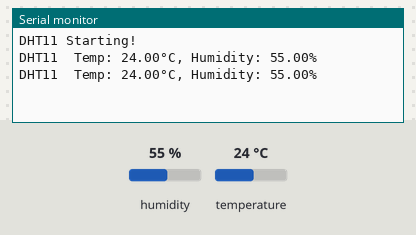
The sketch below on a simulated Arduino Uno, built with avr-gcc and run on an emulated ATmega328P. Shown: the last lines printed to the serial monitor. Inputs (shaded band) come from the test bench; at power-on: humidity 55 %, temperature 24 °C.

Above: at 3.3 s.
3.4 s: humidity set to 22 %
At 6.3 s:
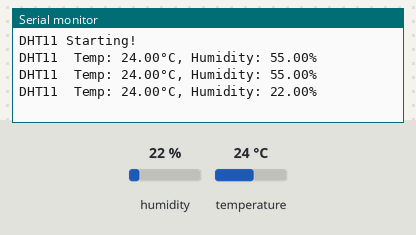
6.7 s: temperature set to 12 °C
At 8.0 s:
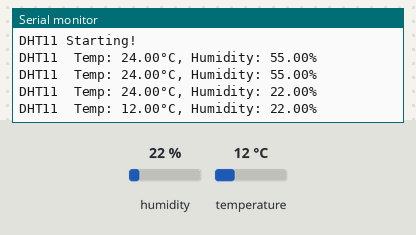
10.0 s: humidity set to 40 %
At 10.8 s:
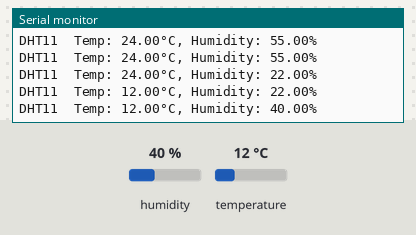
Timing chart, 0 to 13.0 s (numbered marks = the images above; inputs shaded):
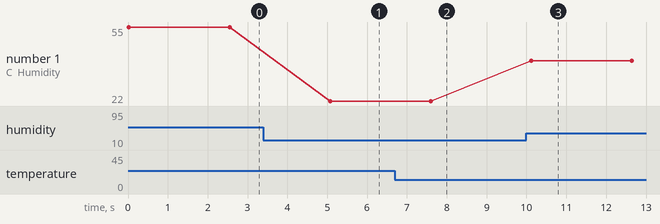

Measured:
- after the input at 3.4 s, the serial monitor: prints a new line after 1.7 s (image 1)
- after the input at 6.7 s, the serial monitor: prints a new line after 0.90 s (image 2)
- after the input at 10.0 s, the serial monitor: prints a new line after 0.12 s (image 3)
- plotted number 1: 55 → 22 after the input at 3.4 s, 22 → 40 after the input at 10.0 s

The sketch:

sketch_jan31a_temperature_sensor.ino
```cpp
#include <DHT.h>
#define DHTPIN 4
#define DHTTYPE DHT11
#define DELAY_MS 2500

DHT dht(DHTPIN, DHTTYPE);

void setup(){
  Serial.begin(9600);
  dht.begin();
  Serial.println("DHT11 Starting!");
}

void loop(){
  float t = dht.readTemperature();
  float h = dht.readHumidity();

  Serial.println("DHT11\tTemp: " + String(t) + "°C, Humidity: " + String(h) + "%");
  delay(DELAY_MS);
}
```
